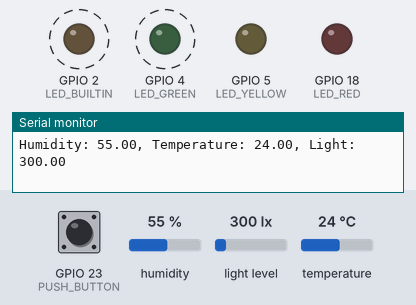
A program run on a simulated ESP32. Parts: output pins drawn as LEDs (lit = HIGH), the last lines printed to the serial monitor. Dashed ring = blinking. The inputs (shaded band) are chosen by the test bench; at power-on: GPIO 23 (PUSH_BUTTON) HIGH, humidity 55 %, light level 300 lx, temperature 24 °C.

Above: at 2.8 s.
2.9 s: GPIO 23 (PUSH_BUTTON) pulled LOW for 2.35 s
At 3.8 s:
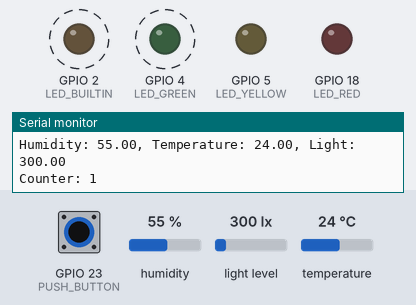
6.7 s: humidity set to 79 %
10.2 s: humidity set to 82 %
At 13.3 s:
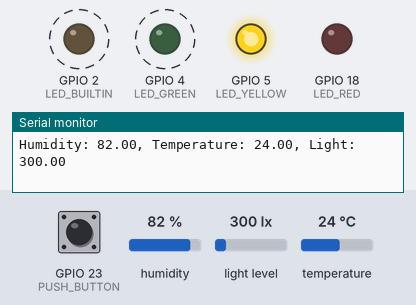
15.5 s: GPIO 23 (PUSH_BUTTON) pulled LOW for 2.35 s
At 16.05 s:
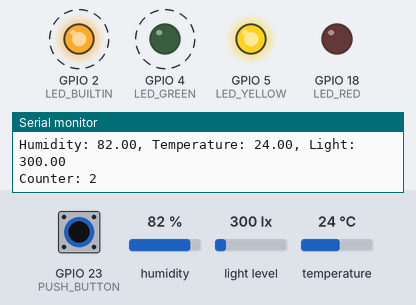
19.3 s: humidity set to 22 %
At 21.8 s:
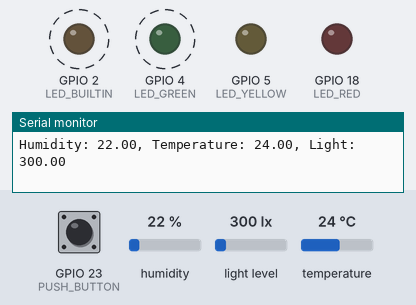
23.5 s: humidity set to 88 %
At 25.8 s:
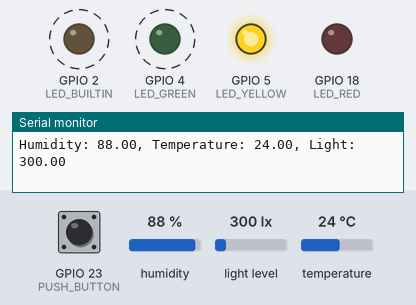
Timing chart, 0 to 28.5 s (numbered marks = the images above; inputs shaded):
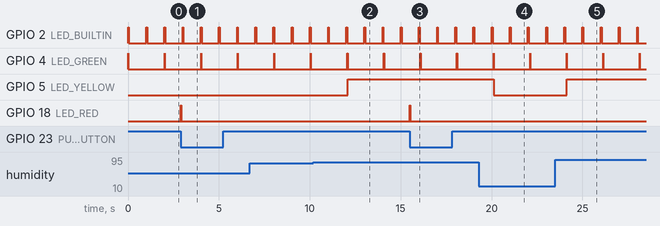

The program:

main.cpp
```cpp
#include <Arduino.h>
#include <DHTesp.h>
#include <BH1750.h>
#define LED_GREEN  4
#define LED_YELLOW 5
#define LED_RED    18
#define PUSH_BUTTON 23
#define DHT_PIN 19

int g_nCount=0;
DHTesp dht;
BH1750 lightMeter;
SemaphoreHandle_t xSemaphore;

IRAM_ATTR void isrPushButton() {
  g_nCount++;
  xSemaphoreGive(xSemaphore);
}

void taskReadSensor(void *pvParameters) {
  dht.setup(DHT_PIN, DHTesp::DHT11);

  Wire.begin();
  lightMeter.begin();
  pinMode(LED_GREEN, OUTPUT);
  pinMode(LED_YELLOW, OUTPUT);
  digitalWrite(LED_GREEN, LOW);
  digitalWrite(LED_YELLOW, LOW);

  while (1) {
    digitalWrite(LED_GREEN, HIGH);
    float fHumidity = dht.getHumidity();
    float fTemperature = dht.getTemperature();
    float lux = lightMeter.readLightLevel();
    Serial.printf("Humidity: %.2f, Temperature: %.2f, Light: %.2f \n",
       fHumidity, fTemperature, lux);
    digitalWrite(LED_YELLOW, (fHumidity > 80)?HIGH:LOW);
    digitalWrite(LED_GREEN, LOW);
    vTaskDelay(2000 / portTICK_PERIOD_MS);
  }
}

void taskPushButtonCounter(void *pvParameters) {
  pinMode(LED_RED, OUTPUT);
  digitalWrite(LED_RED, LOW);

  while (1) {
    xSemaphoreTake(xSemaphore, portMAX_DELAY);
    digitalWrite(LED_RED, HIGH);
    Serial.printf("Counter: %d \n", g_nCount); fflush(stdout);
    vTaskDelay(20 / portTICK_PERIOD_MS);
    digitalWrite(LED_RED, LOW);
  }
}

void setup() {
  Serial.begin(460800);
  xSemaphore = xSemaphoreCreateBinary();
  // init Leds
  pinMode(LED_BUILTIN, OUTPUT);

  // init push button interrupt
  pinMode(PUSH_BUTTON, INPUT_PULLUP);
  attachInterrupt(PUSH_BUTTON, isrPushButton, FALLING);
  xTaskCreatePinnedToCore(taskReadSensor, "taskReadSensor", configMINIMAL_STACK_SIZE+2048, NULL, 1, NULL, 0);
  xTaskCreatePinnedToCore(taskPushButtonCounter, "taskPushButtonCounter", configMINIMAL_STACK_SIZE+2048, NULL, 2, NULL, 0);
  Serial.println("System ready");
}

void loop() {
  digitalWrite(LED_BUILTIN, HIGH);
  vTaskDelay(50 / portTICK_PERIOD_MS);
  digitalWrite(LED_BUILTIN, LOW);
  vTaskDelay(950 / portTICK_PERIOD_MS);
}
```

Measured:
- the behaviour switches between 80 and 81 % on humidity (found by bisection; images 1 and 2)
- after the input at 2.9 s, GPIO 18 (LED_RED): LOW → HIGH at once, → LOW 0.02 s later
- after the input at 10.2 s, GPIO 5 (LED_YELLOW): LOW → HIGH after 1.9 s
- after the input at 15.5 s, GPIO 18 (LED_RED): LOW → HIGH at once, → LOW 0.02 s later
- after the input at 19.3 s, GPIO 5 (LED_YELLOW): HIGH → LOW after 0.82 s
- after the input at 23.5 s, GPIO 5 (LED_YELLOW): LOW → HIGH after 0.64 s
- by itself, GPIO 2 (LED_BUILTIN): alternates HIGH for 0.05 s and LOW for 0.95 s
- by itself, GPIO 4 (LED_GREEN): alternates HIGH for 0.01 s and LOW for 2.0 s
